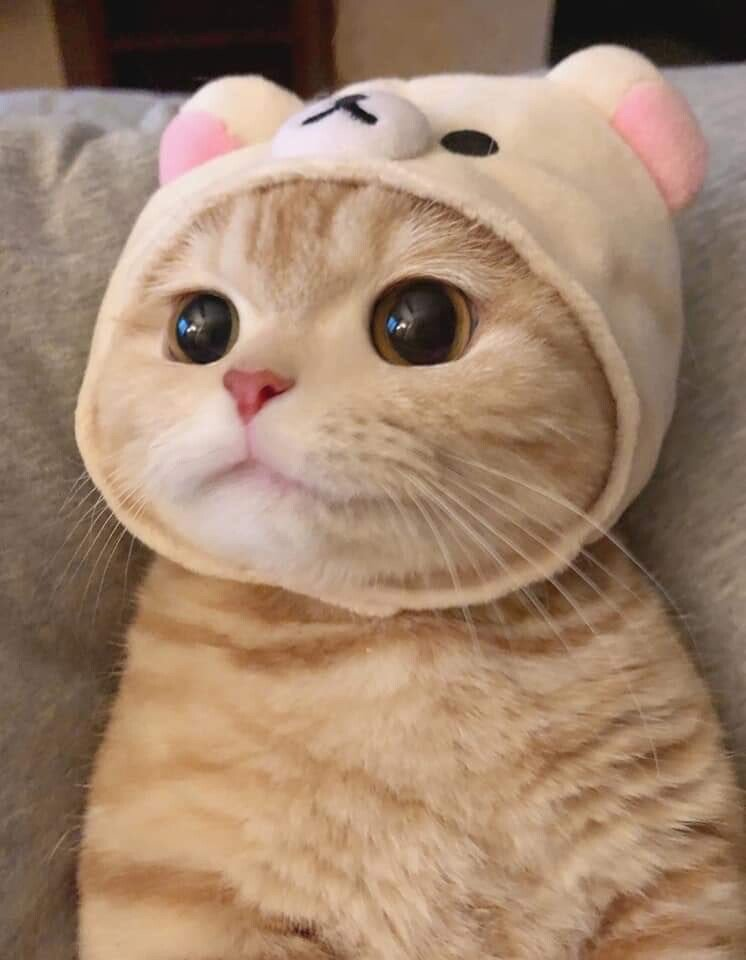
#> input picture image.jpg, 746 x 960 px
$ python line.py
#> lines starting #> are read from the running program, lines starting #| are printed output that depends on the picture; after the words box and inside, x2 and y2 are one past the last pixel; in counts of white or black regions, pixels touching at a corner belong together
import cv2
import numpy as np

# Load the image and convert it to grayscale
image = cv2.imread('image.jpg')
#> image is the input picture: shape (960, 746, 3); mean B, G, R 109.1, 132, 160.8
gray = cv2.cvtColor(image, cv2.COLOR_BGR2GRAY)
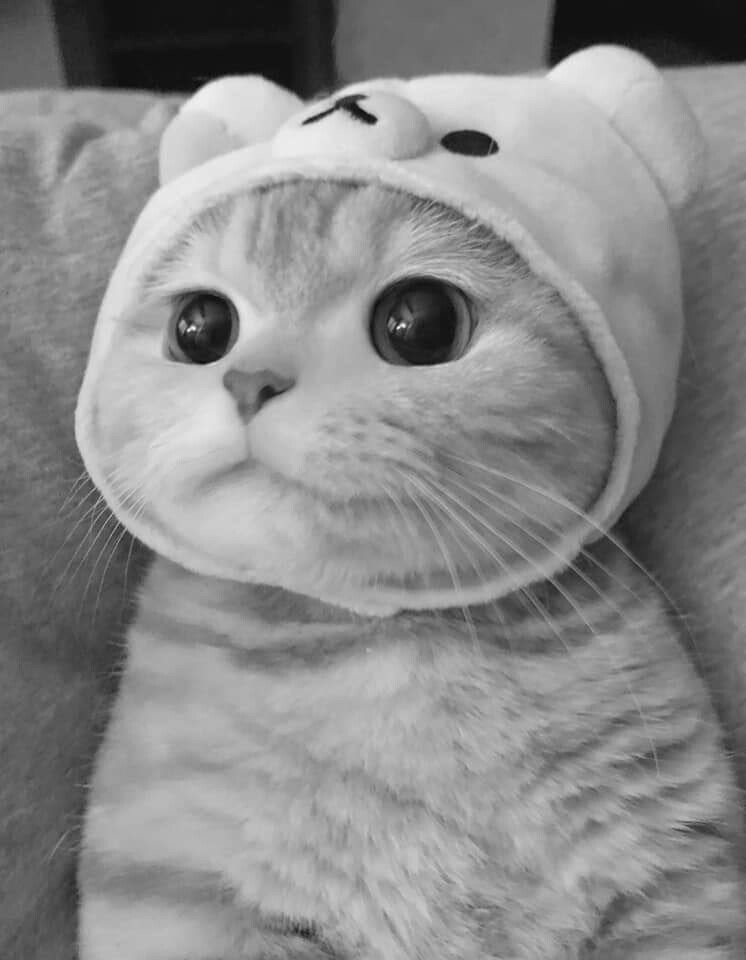
#> gray: shape (960, 746); min 10, max 254, mean 138

# Find the edges in the image using Canny edge detection
edged = cv2.Canny(gray, 50, 100)
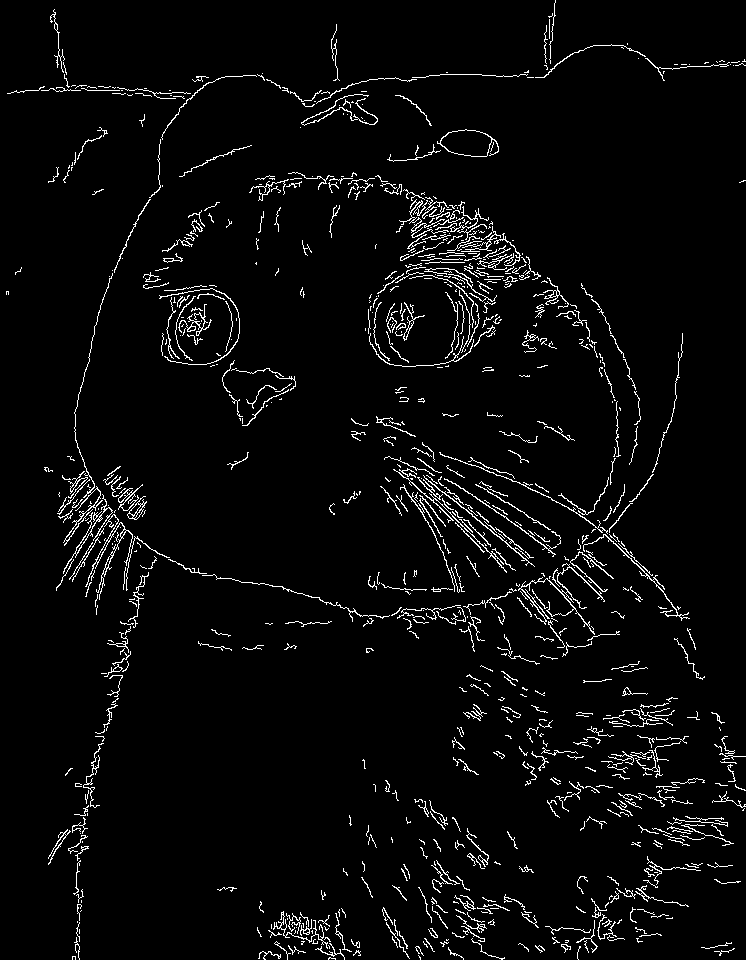
#> edged: shape (960, 746); 3.8% white in thin lines or dots

# Find the contours in the edged image
contours, _ = cv2.findContours(edged, cv2.RETR_EXTERNAL, cv2.CHAIN_APPROX_NONE)
#> contours = 877 contours, 813 with area under 20; largest, box (x1, y1, x2, y2) and area: (437, 129, 499, 157) 1072, (518, 563, 605, 635) 183, (85, 514, 133, 600) 172, (127, 496, 147, 520) 165, (393, 469, 507, 573) 94

# Draw the contours on the image in white
cv2.drawContours(image, contours, -1, (255, 255, 255), 3)
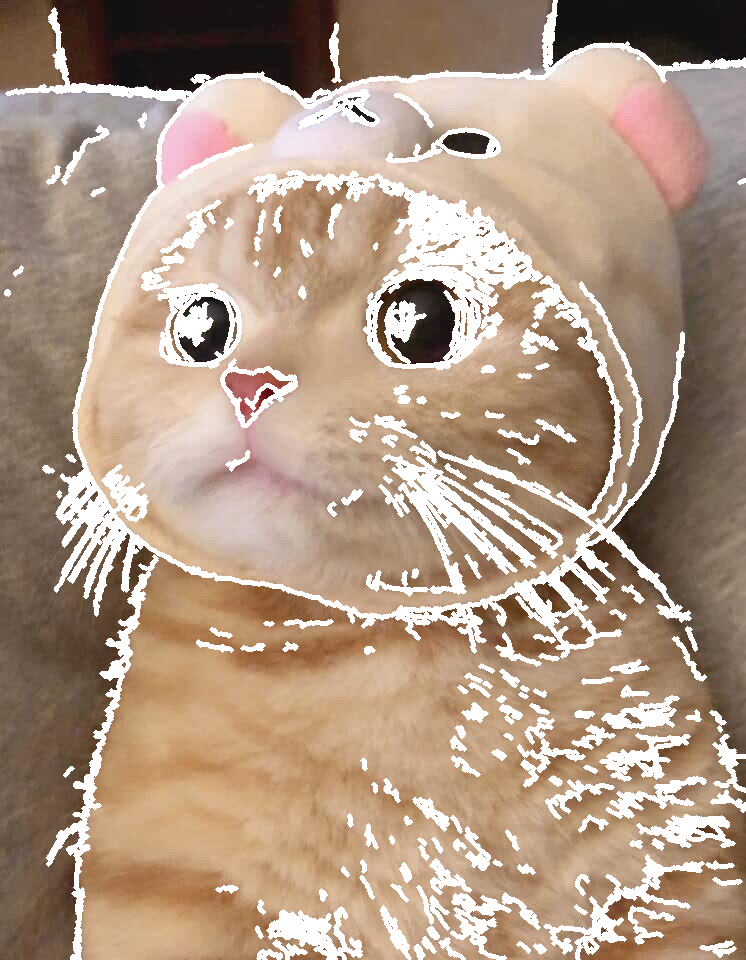
#> image: shape (960, 746, 3); 14.63% of pixels changed, all inside (x1, y1, x2, y2) = (4, 0, 746, 960)

# Show the image
cv2.imshow("Contours", image)
cv2.waitKey(0)
cv2.destroyAllWindows()
